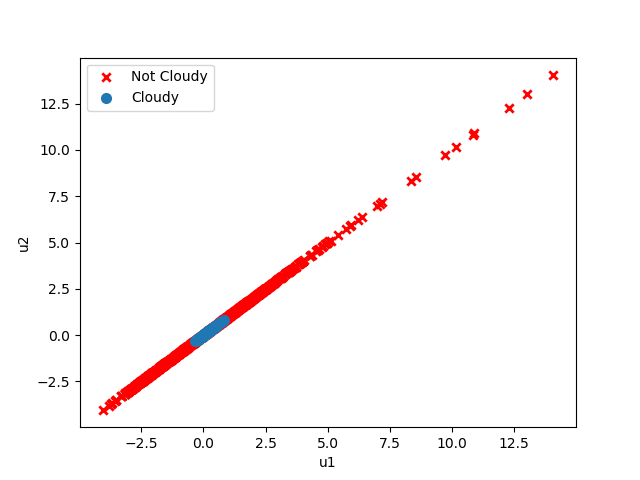

Recreate this plot in Python.
import numpy as np

from scipy.cluster.vq import vq, kmeans, whiten
import matplotlib.pyplot as plt
import pandas as pd
from sklearn.decomposition import PCA

df = pd.read_csv("features.csv", header=None)
train_features = []
test_features = []

train_num = 1000
test_num = 1

    
for row in df.iterrows():
    train_features.append((row[1][0], list(row[1][1:])))
    test_features.append((row[1][0], list(row[1][1:])))

train_features = [feature[1] for feature in sorted(train_features, key=lambda x: int(x[0][6:]))]

test_features = train_features[train_num: train_num + test_num]
train_features = train_features[: train_num]

labels = pd.read_csv("./train_v2.csv") # labels are whether or not image is any sort of cloudy or haze

train_labels = []
test_labels = []

# creating the labels
for i in range(train_num + test_num):
    tags = labels.iloc[i]["tags"]
    if i < train_num:
        train_labels.append(int("cloudy" not in tags and "haze" not in tags))
    else:
        test_labels.append(int("cloudy" not in tags and "haze" not in tags))




pca = PCA(n_components=2)
X = pca.fit_transform(train_features)
print(pca.explained_variance_ratio_)
# X_1 = pca.components_[0]
# X_2 = pca.components_[1]
X_1 = X[:,0]
X_2 = X[:,1]
train_labels = np.array(train_labels)
x_1 = plt.scatter(X_1[train_labels==1], X_1[train_labels==1], marker = 'x', c= "r", linewidth=2)
x_2 = plt.scatter(X_2[train_labels==0], X_2[train_labels==0], marker = 'o', linewidth=2)
plt.xlabel('u1')
plt.ylabel('u2')
plt.legend((x_1, x_2), ("Not Cloudy","Cloudy"))
plt.savefig("pca.png")